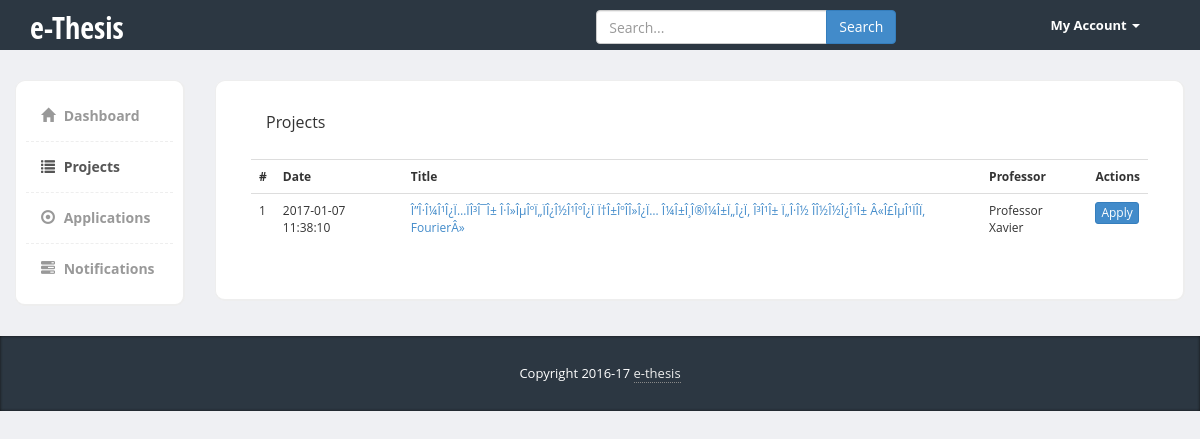
Page /projects.php (signed in) on the committed database.
### tables this page shows
CREATE TABLE `project` (
  `id` int(11) NOT NULL,
  `title` varchar(255) NOT NULL,
  `description` text NOT NULL,
  `prof_id` int(11) NOT NULL,
  `status` int(11) NOT NULL DEFAULT '0',
  `created_date` timestamp NOT NULL DEFAULT CURRENT_TIMESTAMP,
  `modified_date` timestamp
);

CREATE TABLE `user` (
  `id` int(11) NOT NULL,
  `username` varchar(45) NOT NULL,
  `password` varchar(255) NOT NULL,
  `firstname` varchar(45) DEFAULT NULL,
  `lastname` varchar(45) DEFAULT NULL,
  `aem` varchar(45) DEFAULT NULL,
  `email` varchar(255) NOT NULL,
  `role` int(11) NOT NULL
);

### classes/Project.class.php (called while the page is built, shortened)
<?php
class Project {
	protected $id;
	protected $title;
	protected $prof;
	protected $created_date;
	public function __construct($id, $title, $description, $status, $prof, $created_date = null, $modified_date = null) {
		$this->id = $id;
		$this->title = $title;
		$this->prof = $prof;
		$this->created_date = $created_date;
	}
	public static function getProjects() {
		$conn = DBHelper::getDBO();
		$query = 'SELECT `id`,`title`,`description`,`prof_id`,`status`,`created_date`,`modified_date` FROM `project` ORDER BY `created_date` DESC';
		$stmt = $conn->prepare($query);
		$stmt->execute();
		$stmt->bind_result($id, $title, $description, $prof_id, $status, $created_date, $modified_date);
		$stmt->store_result();
		$projects = array();
		while($stmt->fetch()) {
			$prof = User::getUser($prof_id);
			$projects[] = new Project($id, $title, $description, $status, $prof, $created_date, $modified_date);
		}
		return $projects;
	}
	public function getId() {
		return $this->id;
	}
	public function getTitle() {
		return $this->title;
	}
	public function getProfName() {
		return $this->prof->getFullName();
	}
	public function getCreatedDate() {
		return $this->created_date;
	}
}

### classes/User.class.php (called while the page is built, shortened)
<?php
class User {
	protected $firstname;
	protected $lastname;
	public function __construct($id, $aem, $username, $email, $firstname, $lastname, $role) {
		$this->firstname = $firstname;
		$this->lastname = $lastname;
	}
	public static function getUser($id) {
		$conn = DBHelper::getDBO();
		$query = 'SELECT `aem`, `username`, `firstname`, `lastname`, `email`, `role` FROM `user` WHERE `id` = ?';
		$stmt = $conn->prepare($query);
		$stmt->bind_param('i', $id);
		$stmt->execute();
		$stmt->bind_result($aem, $username, $firstname, $lastname, $email, $role);
		$user = new User($id, $aem, $username, $email, $firstname, $lastname, $role);
		return $user;
	}
	public function getFullName() {
		return $this->firstname . ' ' . $this->lastname;
	}
}

### classes/DBHelper.class.php (called while the page is built, shortened)
<?php
class DBHelper {
	protected static $db = null;
	public static function getDBO() {
		$db = new mysqli(ETH_CONF_DB_HOST, ETH_CONF_DB_USERNAME,
				ETH_CONF_DB_PASSWORD, ETH_CONF_DB_DBNAME);
		self::$db = $db;
		return self::$db;
	}
	public static function close(){
		if(self::$db == null){
			return true;
		}
		$result = self::$db->close();
		self::$db = null;
		return $result;
	}
}

### views/projects_student.php (the view)
<table class="table">
	<tr>
		<th>#</th>
		<th>Date</th>
		<th>Title</th>
		<th>Professor</th>
		<th>Actions</th>
	</tr>
	<?php
	$projects = Project::getProjects();
	foreach($projects as $project) { ?>
		<tr>
			<td><?php echo $project->getId(); ?></td>
			<td><?php echo $project->getCreatedDate(); ?></td>
			<td><?php echo '<a href="project.php?id='.$project->getId().'">'.$project->getTitle().'</a>'; ?></td>
			<td><?php echo $project->getProfName(); ?></td>
			<td><a href="manage_project.php?action=apply&pid=<?php echo $project->getId(); ?>" class="btn btn-primary btn-xs">Apply</a></td>
		</tr>
	<?php }	?>
</table>

### css/styles.css (style rules this page uses)
body { font-family: 'Open Sans', sans-serif; background-color: #f7f7f7; position: relative; margin: 0px; font-size: 12px; padding: 0px; }
body { background-color: #eff0f3; }

### rows in the picture
project: prof "1", created_date "2017-01-07 11:38:10", title "Î”Î·Î¼Î¹Î¿Ï…ÏÎ³Î¯Î± Î·Î»ÎµÎºÏ„ÏÎ¿Î½Î¹ÎºÎ¿Ï Ï†Î±ÎºÎ­Î»Î¿Ï… Î¼Î±Î¸Î®Î¼Î±Ï„Î¿Ï‚ Î³Î¹Î± Ï„Î·Î½ Î­Î½Î½Î¿Î¹Î± Â«Î£ÎµÎ¹ÏÎ­Ï‚ FourierÂ»"
user: $project->getProfName() "Professor Xavier"

### other values in the picture
$this->text "Dashboard"
$this->text "Projects"
$this->text "Applications"
$this->text "Notifications"
